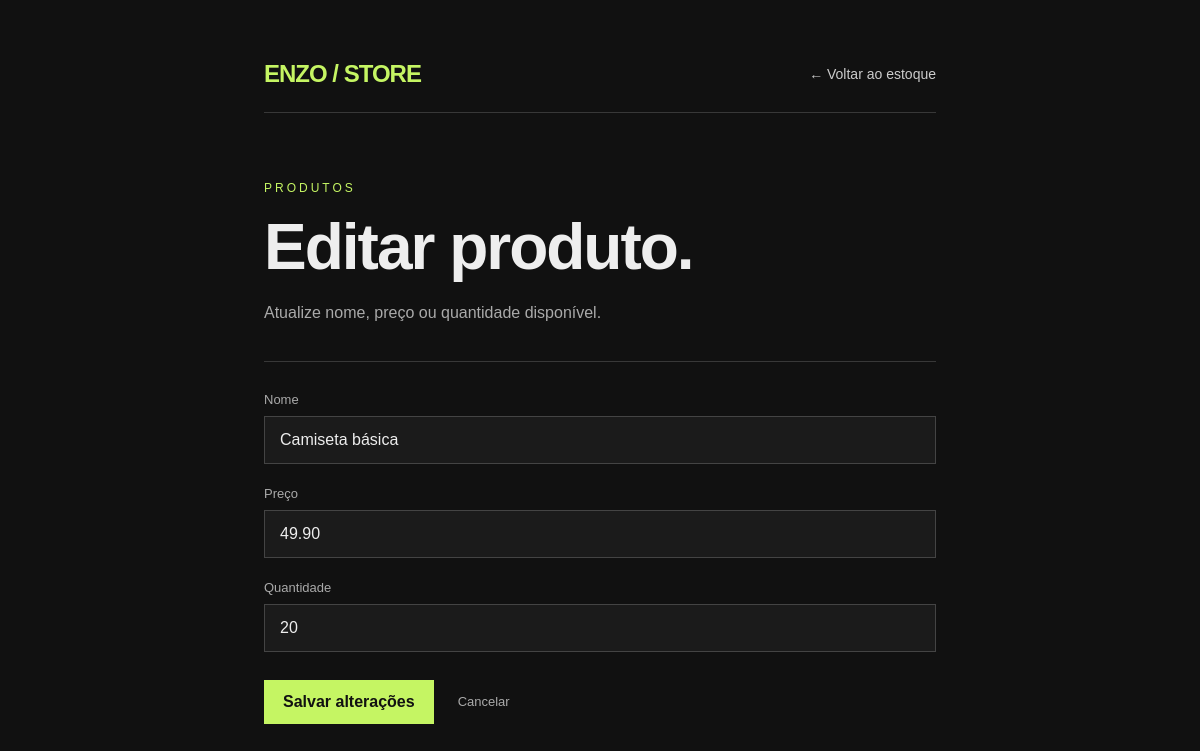
The app's page /editarProduto01.php?id=1 (signed in) with its own data.
### tables this page shows
CREATE TABLE produtos (
 id INT AUTO_INCREMENT PRIMARY KEY,
 nome VARCHAR(100) NOT NULL,
 preco DECIMAL(10,2) NOT NULL,
 quantidade INT NOT NULL
);

### editarProduto01.php (the view, shortened to what this page needs)
<?php
$id = filter_input(INPUT_GET, "id", FILTER_VALIDATE_INT);
$sql = "SELECT * FROM produtos WHERE id = ?";
$comando = mysqli_prepare($conexao, $sql);
mysqli_stmt_bind_param($comando, "i", $id);
mysqli_stmt_execute($comando);
$resultado = mysqli_stmt_get_result($comando);
$produto = mysqli_fetch_assoc($resultado);
?>
<!DOCTYPE html>
<html lang="pt-br">
<head>
    <link rel="stylesheet" href="estilo.css">
</head>
<body>
    <div class="container pagina-formulario">
        <header class="topo">
            <a href="index.php" class="marca">ENZO / STORE</a>
            <a href="estoque.php" class="voltar">← Voltar ao estoque</a>
        </header>
        <main>
            <div class="introducao">
                <span class="etiqueta">Produtos</span>
                <h1>Editar produto.</h1>
                <p class="descricao">Atualize nome, preço ou quantidade disponível.</p>
            </div>
            <form action="editarProduto02.php" method="POST" class="form-card">
                <div class="campo">
                    <label for="nome">Nome</label>
                    <input id="nome" type="text" name="nome" maxlength="100" required
                        value="<?php echo htmlspecialchars($produto['nome'], ENT_QUOTES, 'UTF-8'); ?>">
                </div>
                <div class="campo">
                    <label for="preco">Preço</label>
                    <input id="preco" type="number" name="preco" min="0" step="0.01" required
                        value="<?php echo htmlspecialchars($produto['preco'], ENT_QUOTES, 'UTF-8'); ?>">
                </div>
                <div class="campo">
                    <label for="quantidade">Quantidade</label>
                    <input id="quantidade" type="number" name="quantidade" min="0" step="1" required
                        value="<?php echo (int) $produto['quantidade']; ?>">
                </div>
                <div class="form-acoes">
                    <button type="submit" class="botao">Salvar alterações</button>
                    <a href="estoque.php" class="link-discreto">Cancelar</a>
                </div>
            </form>
        </main>
    </div>
</body>
</html>

### estilo.css (style rules this page uses)
* { box-sizing: border-box; }
body { margin: 0; background: #111111; color: #eeeeee; font-family: Arial, sans-serif; }
.container { max-width: 1000px; margin: 0 auto; padding: 60px 24px; }
.topo { display: flex; justify-content: space-between; align-items: center; gap: 20px; padding-bottom: 24px; border-bottom: 1px solid #383838; }
.marca { color: #c5f563; font-size: 24px; font-weight: bold; letter-spacing: -1px; text-decoration: none; }
.introducao { margin: 65px 0 35px; }
.etiqueta { color: #c5f563; font-size: 12px; letter-spacing: 3px; text-transform: uppercase; }
h1 { margin: 14px 0; font-size: clamp(38px, 7vw, 64px); letter-spacing: -2px; }
.descricao { color: #aaaaaa; line-height: 1.6; }
.voltar { color: #cccccc; font-size: 14px; text-decoration: none; }
.botao { display: inline-block; padding: 12px 18px; border: 1px solid #c5f563; background: #c5f563; color: #111111; font: inherit; font-weight: bold; text-decoration: none; cursor: pointer; }
.link-discreto { padding: 10px; color: #aaaaaa; font-size: 13px; text-decoration: none; }
.pagina-formulario { max-width: 720px; }
.form-card { border-top: 1px solid #383838; padding-top: 30px; }
.campo { margin-bottom: 22px; }
.campo label { display: block; margin-bottom: 9px; color: #aaaaaa; font-size: 13px; }
.campo input, .campo select { width: 100%; padding: 14px 15px; border: 1px solid #444444; border-radius: 0; background: #1b1b1b; color: #eeeeee; font: inherit; }
.form-acoes { display: flex; align-items: center; flex-wrap: wrap; gap: 14px; margin-top: 28px; }

### records on screen
produtos: nome "Camiseta básica", preco "49.90", quantidade "20"
